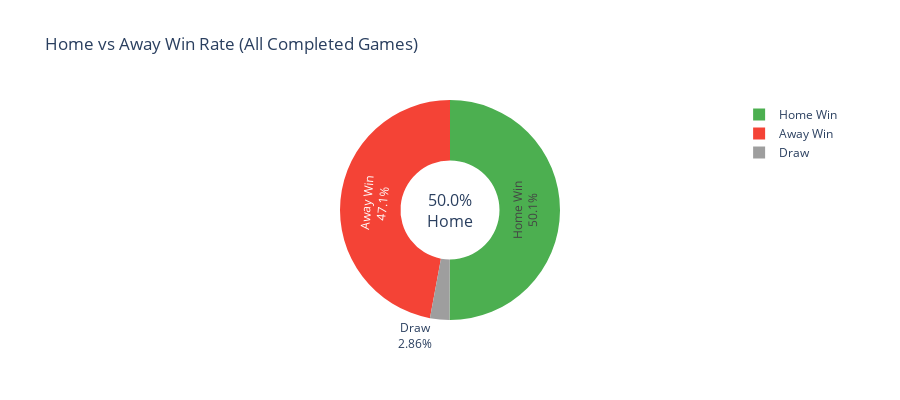

The code cell stored with this chart in its notebook:
### Markdown cell above
## 🏠 Home Court Advantage: Is It Real in Junior Basketball?

In professional sport, home court advantage is well-documented — NBA home teams win about 58% of games. But does this hold in junior basketball, where venues are often shared and crowds are made up of parents and grandparents?

Let's find out.

### Code cell
# Overall home win rate
total = len(completed)
home_wins = completed['home_win'].sum()
away_wins = completed['away_win'].sum()
draws = completed['draw'].sum()

print("🏠 OVERALL HOME COURT ADVANTAGE")
print("=" * 45)
print(f"   Total completed games:  {total:,}")
print(f"   Home wins:              {home_wins:,} ({home_wins/total*100:.1f}%)")
print(f"   Away wins:              {away_wins:,} ({away_wins/total*100:.1f}%)")
print(f"   Draws:                  {draws:,} ({draws/total*100:.1f}%)")
print(f"\n   Home advantage: {home_wins/total*100 - 50:.1f} percentage points above 50/50")

fig = go.Figure(data=[go.Pie(
    labels=['Home Win', 'Away Win', 'Draw'],
    values=[home_wins, away_wins, draws],
    hole=0.45,
    marker_colors=['#4CAF50', '#F44336', '#9E9E9E'],
    textinfo='label+percent'
)])
fig.update_layout(title="Home vs Away Win Rate (All Completed Games)", height=400,
                  annotations=[dict(text=f'{home_wins/total*100:.1f}%<br>Home', x=0.5, y=0.5, font_size=16, showarrow=False)])
fig.show()

### Figure 1 — Plotly figure (JSON) as saved in the notebook; plotly's stock layout.template omitted (floating-point values rounded to 4 significant figures)
{"data": [{"hole": 0.45, "labels": ["Home Win", "Away Win", "Draw"], "marker": {"colors": ["#4CAF50", "#F44336", "#9E9E9E"]}, "textinfo": "label+percent", "type": "pie", "values": [21669, 20376, 1237]}], "layout": {"annotations": [{"font": {"size": 16}, "showarrow": false, "text": "50.0%<br>Home", "x": 0.5, "y": 0.5}], "height": 400, "title": {"text": "Home vs Away Win Rate (All Completed Games)"}}}
